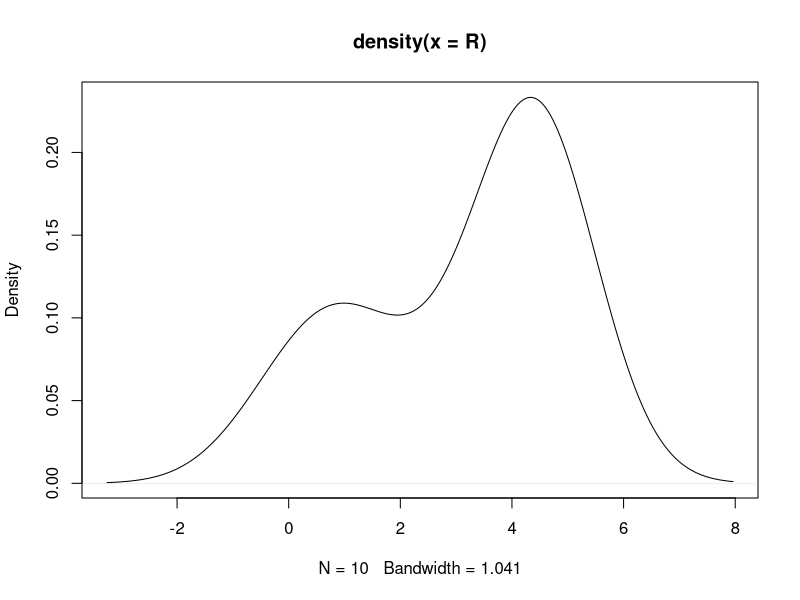
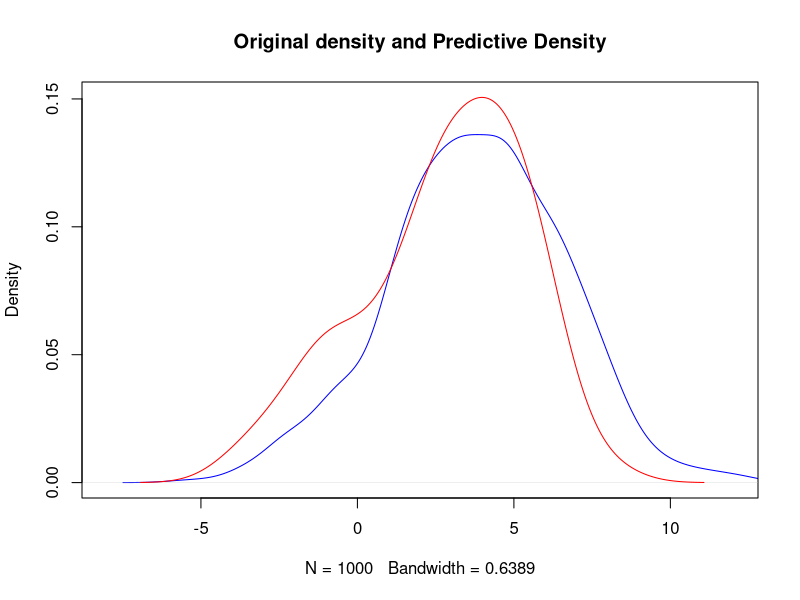

The R source for these figures, in order:
## ---- chunk 1
#generated the data
set.seed(90)
N = 100
K <- rep(0,N)
for(h in 1:N){
  if(runif(1)<(1/3)){
    K[h] <- rnorm(1, 0, 2)
  }else{
    K[h] <- rnorm(1, 4, 2)
  }
}

#possibly change bandwidth of density

#set aside memory to store into
t = 10
w <- lam <- mu1 <- mu2 <- n1 <- n2 <- R <- E1 <- E2 <- A12 <- A21 <- rep(0,t)
d1 <- d2 <- F<- dis <- rep(0,N)  
M <- E1 <- E2 <- A12 <- A21 <- rep(0, t)
burnin <- 0.1*t


#set initial values
lam[1] <- 2
mu1[1] <- 2
mu2[1] <- 3
w[1] <- 1
M[1] <- R[1] <- 1
n1[1] <- n2[1] <- 50
d1[1] <- d2[1] <- 0.5
e1 <- e2 <- 1


for(i in 2:t){
  # MH step for finding M's
    currentx = M[i-1]
    proposedx = (M[i-1] %% 2) + 1 
      ### fix all this shit!!
    for(q in 2:N){
      e1 <- w[i-1]*dnorm(K[q-1], mu1[i-1], 1/sqrt(lam[i-1])) + (1-w[i-1])*dnorm(K[q-1], mu2[i-1], 1/sqrt(lam[i-1]))*e1
      e2 <- dnorm(K[q-1], mu1[i-1], 1/sqrt(lam[i-1]))*e2
      } 
    
      A12[i] = (dnorm(rnorm(1,0,10), 0, 10)*e1)/(dnorm(rnorm(1,0,10), mu1[i-1], 10)*e2)
      A21[i] = (dnorm(mu2[i-1], mu1[i-1], 10)*e2)/(dnorm(mu2[i-1], 0, 10)*e1)     ###make sure A12 makes sense
      #A12[i] = 1
      #A21[i] =1
      
    if(currentx < proposedx){
      
        if(runif(1)<A12[i]){
            M[i] = proposedx  # accept move with probabily min(1,A) 
        
            for(q in 1:N){
              norm <- (w[1]*dnorm(K[q], mu1[1], sqrt(1/lam[1]))) + ((1-w[1])*dnorm(K[q], mu2[1], sqrt(1/lam[1])))
              d1[q] <- (w[1]*dnorm(K[q], mu1[1], sqrt(1/lam[1])))/norm
              d2[q] <- ((1-w[1])*dnorm(K[q], mu2[1], sqrt(1/lam[1])))/norm
              dis[q] <- ifelse(d1[q] >= d2[q], 1, 0)
            }
            
            n1[i] <- sum(dis)
            n2[i] <- N - n1[i]
            
            w[i] <- rbeta(1, n1[i] +0.5, n2[i] +0.5)
        
            DX <- cbind(dis, K)
        
            DX1 <- DX[DX[,1] == 1,]
            mu1[i] <- rnorm(1, ((lam[i-1]/2)*sum(DX1[,2]))/(0.01 + n1[i]*lam[i-1]/2),  sqrt((1/(0.01 + n1[i]*lam[i-1]/2))))
        
            DX2 <- DX[DX[,1] == 0,]
            mu2[i] <- rnorm(1, ((lam[i-1]/2)*sum(DX2[,2]))/(0.01 + n2[i]*lam[i-1]/2),  sqrt((1/(0.01 + n2[i]*lam[i-1]/2))))
        
            lam[i] <- rgamma(1, 0.5 +N/2, 0.5 + 0.5*(sum(DX1[,2] - mu1[i])^2 + sum(DX2[,2] - mu2[i])^2))
        
            if(runif(1)<w[i]){
              R[i] = rnorm(1, mu1[i], sqrt(1/lam[i]))       
            } else {
              R[i] = rnorm(1, mu2[i], sqrt(1/lam[i]))        
            }
        
        }else{
            M[i] = currentx                 # otherwise "reject" move, and stay where we are
        
            mu1[i] <- rnorm(1, ((lam[i-1]/2)*sum(K))/(0.01 + N*lam[i-1]/2),  sqrt((1/(0.01 + N*lam[i-1]/2))))
            lam[i] <- rgamma(1, 0.5+(N/2), rate = (0.5 + 0.5* sum((K-mu1[i-1])^2)))  
            R[i] <- rnorm(1, mu1[i], sqrt(lam[i]))
          }
    }else{
      
        if(runif(1) < A21[i]){
            M[i] = proposedx  # accept move with probabily min(1,A) 
        
            mu1[i] <- rnorm(1, ((lam[i-1]/2)*sum(K))/(0.01 + N*lam[i-1]/2),  sqrt((1/(0.01 + N*lam[i-1]/2))))
            lam[i] <- rgamma(1, 0.5+(N/2), rate = (0.5 + 0.5* sum((K-mu1[i-1])^2)))  
            R[i] <- rnorm(1, mu1[i], sqrt(lam[i]))
        
        }else{
            M[i] = currentx                 # otherwise "reject" move, and stay where we are
        
            for(q in 1:N){
              norm <- (w[i-1]*dnorm(K[q], mu1[i-1], sqrt(1/lam[i-1]))) + ((1-w[i-1])*dnorm(K[q], mu2[i-1], sqrt(1/lam[i-1])))
              d1[q] <- (w[i-1]*dnorm(K[q], mu1[i-1], sqrt(1/lam[i-1])))/norm
              d2[q] <- ((1-w[i-1])*dnorm(K[q], mu2[i-1], sqrt(1/lam[i-1])))/norm
              dis[q] <- ifelse(d1[q] >= d2[q], 1, 0)
            }
            
            n1[i] <- sum(dis)
            n2[i] <- N - n1[i]
            
        
            w[i] <- rbeta(1, n1[i] +0.5, n2[i] +0.5)
        
            DX <- cbind(dis, K)
        
            DX1 <- DX[DX[,1] == 1,]
            mu1[i] <- rnorm(1, ((lam[i-1]/2)*sum(DX1[,2]))/(0.01 + n1[i]*lam[i-1]/2),  sqrt((1/(0.01 + n1[i]*lam[i-1]/2))))
        
            DX2 <- DX[DX[,1] == 0,]
            mu2[i] <- rnorm(1, ((lam[i-1]/2)*sum(DX2[,2]))/(0.01 + n2[i]*lam[i-1]/2),  sqrt((1/(0.01 + n2[i]*lam[i-1]/2)))) 
        
            lam[i] <- rgamma(1, 0.5 +N/2, 0.5 + 0.5*(sum(DX1[,2] - mu1[i])^2 + sum(DX2[,2] - mu2[i])^2))
        
            if(runif(1)<w[i]){
              R[i] = rnorm(1, mu1[i], sqrt(1/lam[i]))       
            } else {
              R[i] = rnorm(1, mu2[i], sqrt(1/lam[i]))        
            }
          }
      
    }
    
}

plot(density(R))
## ---- chunk 2
set.seed(70)
S <- rep(0,1000)
for(h in 1:1000){
  S[h] <- rnorm(1, 3.9, 3)
}

dta_A <- density(S, na.rm = TRUE)
dta_B <- density(K, na.rm = TRUE)

plot(dta_A, col = "blue", main = "Original density and Predictive Density", 
     ylim = c(0, max(dta_A$y,dta_B$y)), xlim = c(-8,12))  
lines(dta_B, col = "red")

